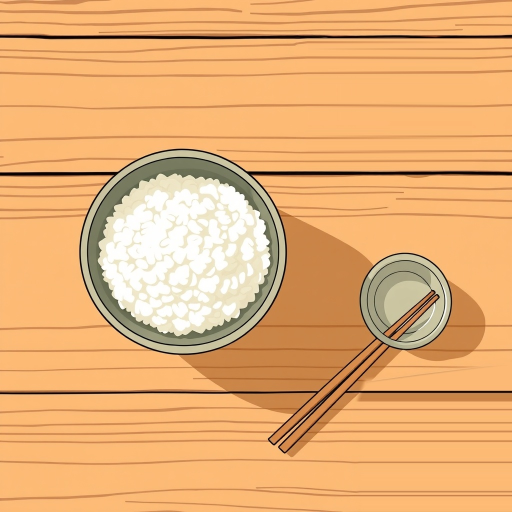
#> input picture scratch/production-smoke/video001/assets/shot-08-vb2.jpg, 1024 x 1024 px, found by its file name (shown at 1/2 size)
$ python inspect_right_middle.py
#> lines starting #> are read from the running program, lines starting #| are printed output that depends on the picture
from PIL import Image

img = Image.open("scratch/production-smoke/video001/assets/shot-08-vb2.jpg")
#> img is the input picture: PIL image 1024x1024 RGB; mean R, G, B 231.1, 175, 116.9
c = img.crop((850, 350, 1024, 730))
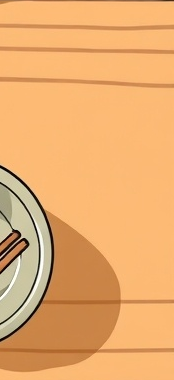
#> c: PIL image 174x380 RGB; mean R, G, B 233.6, 172.6, 109.9
c.save("scratch/crop_right_middle.jpg")
print("Saved crop_right_middle.jpg")

$ run again, with scratch/production-smoke/video001/assets/shot-09-vb2.jpg copied over scratch/production-smoke/video001/assets/shot-08-vb2.jpg
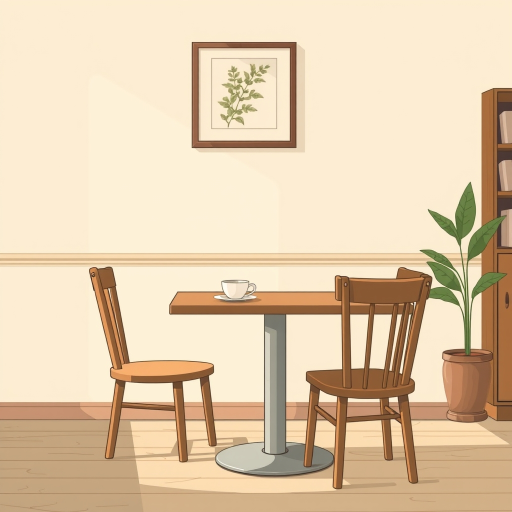
#> input picture scratch/production-smoke/video001/assets/shot-09-vb2.jpg, 1024 x 1024 px, found by its file name (shown at 1/2 size)
#> img is the input picture: PIL image 1024x1024 RGB; mean R, G, B 226, 203.2, 172.5
#> `c = img.crop((850, 350, 1024, 730))`:
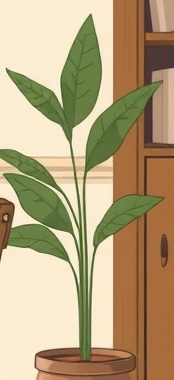
#> c: PIL image 174x380 RGB; mean R, G, B 181.2, 161.7, 123.9
